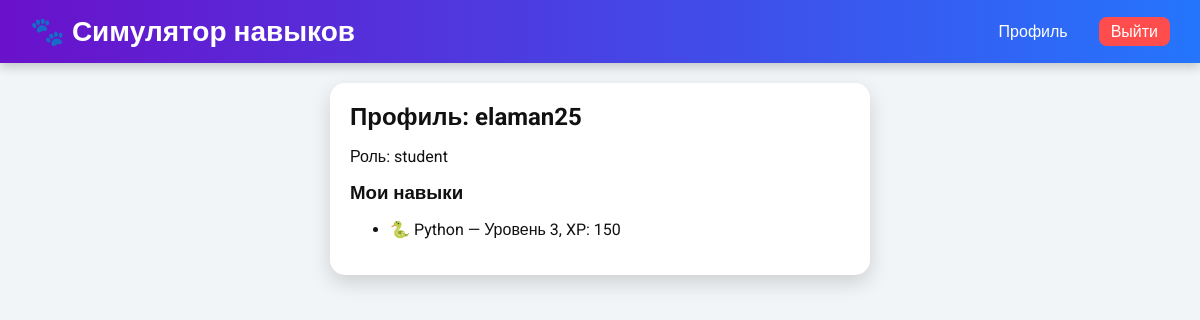
Before: /profile/ (signed in) with the older database file.
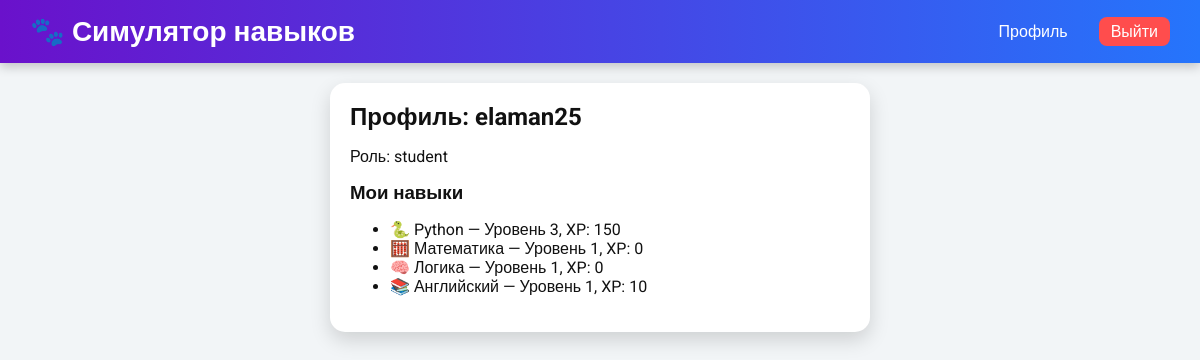
After: the same page with the newer database file.
### core/models.py (models this page shows, shortened)
class CustomUser(AbstractUser):
    ROLE_CHOICES = (
        ('student', 'Student'),
        ('teacher', 'Teacher'),
    )
    role = models.CharField(max_length=7, choices=ROLE_CHOICES, default='student')

class UserSkill(models.Model):
    user = models.ForeignKey(settings.AUTH_USER_MODEL, on_delete=models.CASCADE, related_name='user_skills')
    skill = models.ForeignKey(Skill, on_delete=models.CASCADE, related_name='user_skills')
    level = models.PositiveIntegerField(default=1)
    xp = models.PositiveIntegerField(default=0)
    class Meta:
        unique_together = ('user', 'skill')

class Skill(models.Model):
    name = models.CharField(max_length=100, unique=True)
    description = models.TextField(blank=True, default='')

### core/views.py (the view)
# urls.py: path('profile/', views.profile_view, name='profile'),
@login_required
def profile_view(request):
    user_skills = UserSkill.objects.filter(user=request.user)
    return render(request, 'core/profile.html', {
        'user': request.user,
        'user_skills': user_skills
    })

### core/templates/core/profile.html (shortened to what this page needs)
{% extends "core/base.html" %}
{% block content %}
<div class="card" style="max-width:500px; margin:auto;">
    <h2>Профиль: {{ user.username }}</h2>
    <p>Роль: {{ user.role }}</p>
    <h3>Мои навыки</h3>
    <ul>
        {% for us in user.user_skills.all %}
        <li>{{ us.skill.name }} — Уровень {{ us.level }}, XP: {{ us.xp }}</li>
        {% empty %}
        <li>У тебя пока нет навыков.</li>
        {% endfor %}
    </ul>
</div>
{% endblock %}

### core/templates/core/base.html (shortened to what this page needs)
<!DOCTYPE html>
<html lang="ru">
<head>
</head>
<body>
<header>
    <h1>🐾 Симулятор навыков</h1>
    <div class="header-links">
        {% if user.is_authenticated %}
            <a href="{% url 'profile' %}" style="color:white;">Профиль</a>
            <a href="{% url 'logout' %}" class="logout-btn">Выйти</a>
        {% else %}
            <a href="#register-form" style="color:white; background:#32cd32; padding:5px 12px; border-radius:8px;">Регистрация</a>
        {% endif %}
    </div>
</header>
<main>
    {% block content %}{% endblock %}
</main>
</body>
</html>

Changed rows visible on the page:
added UserSkill: skill.name "🧮 Математика", level "1", xp "0"
added UserSkill: skill.name "🧠 Логика", level "1", xp "0"
added UserSkill: skill.name "📚 Английский", level "1", xp "10"
